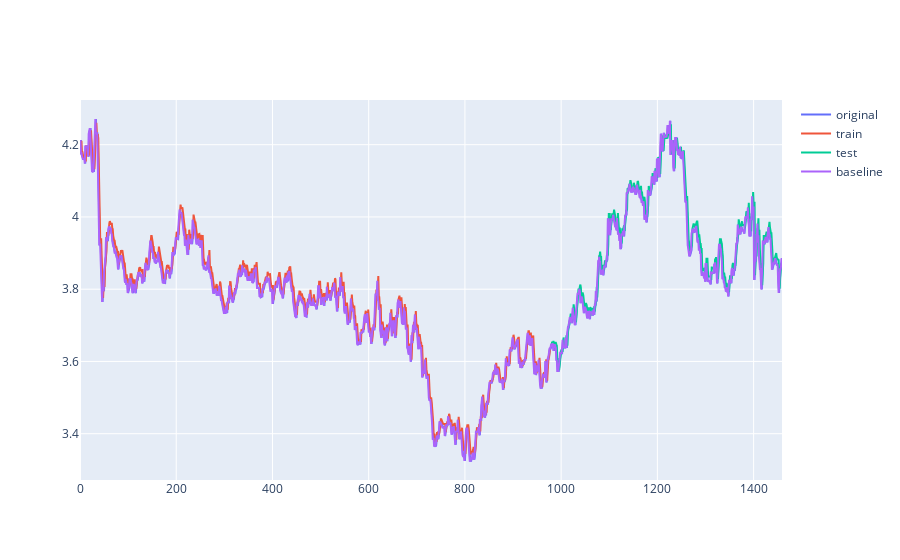

Write notebook code for a chart like this one.
### Code cell
fig = go.Figure()
fig.add_trace(go.Scatter(y=df.PLN, mode='lines', name='original'))
fig.add_trace(go.Scatter(y=trainPredictPlot[:,0], mode='lines', name='train'))
fig.add_trace(go.Scatter(y=testPredictPlot[:,0], mode='lines', name='test'))
fig.add_trace(go.Scatter(y=baseline[:,0], mode='lines', name='baseline'))
fig.update_layout(showlegend=True)
fig.show()

### Figure 1 — Plotly figure (JSON) as saved in the notebook; plotly's stock layout.template omitted (floating-point values rounded to 4 significant figures; data arrays with more than 128 entries replaced by an {"elided": "..."} marker saying what was removed)
{"data": [{"mode": "lines", "name": "original", "type": "scatter", "y": {"elided": "1460 float values"}}, {"mode": "lines", "name": "train", "type": "scatter", "y": {"elided": "1460 float values"}}, {"mode": "lines", "name": "test", "type": "scatter", "y": {"elided": "1460 float values"}}, {"mode": "lines", "name": "baseline", "type": "scatter", "y": {"elided": "1459 float values"}}], "layout": {"showlegend": true}}
